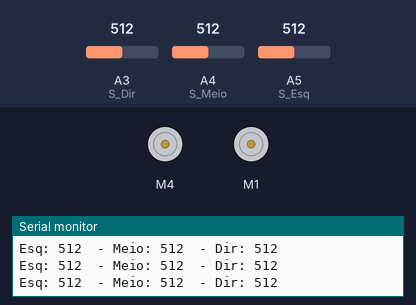
The sketch below on a simulated Arduino Uno, built with avr-gcc and run on an emulated ATmega328P. On the bench: 2 × DC motor (green arrow = forward, orange = backward, longer = faster), the last lines printed to the serial monitor. The inputs (shaded band) are chosen by the test bench; at power-on: A3 (S_Dir) = 512, A4 (S_Meio) = 512, A5 (S_Esq) = 512.

Above: at 1.2 s.
1.3 s: A3 (S_Dir) set to 266
4.3 s: A3 (S_Dir) set to 242
At 4.7 s:
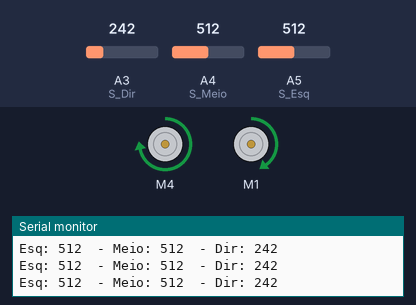
5.8 s: A4 (S_Meio) set to 270
8.8 s: A4 (S_Meio) set to 244
At 9.8 s:
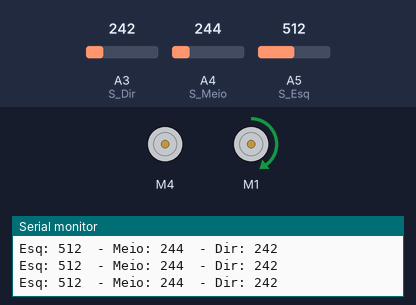
10.3 s: A5 (S_Esq) set to 126
13.3 s: A5 (S_Esq) set to 113
At 13.6 s:
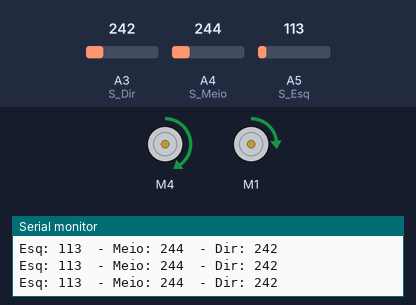
Timing chart, 0 to 15.8 s (numbered marks = the images above; inputs shaded):
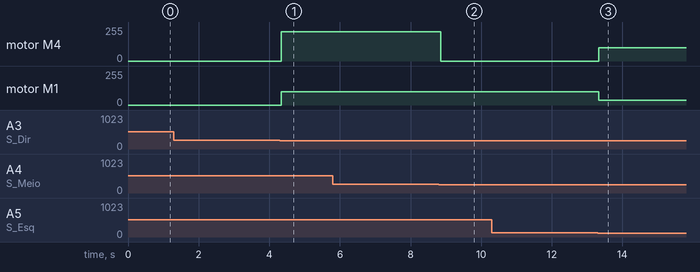

The sketch:

SeguidorDeLinha.ino
```cpp
//inclusão das bibliotecas
#include <AFMotor.h>

//Definição dos sensores
#define S_Esq 5
#define S_Meio 4
#define S_Dir 3

//Definição dos motores
AF_DCMotor Motor_Esquerda(4);
AF_DCMotor Motor_Direita(1);

//Variaveis Globais
  int Esquerda;
  int Meio;
  int Direita;
  int UltimaLeitura;
  int Contador;

void setup() {
  Serial.begin(9600);
  //Desliga os motores ao iniciar
  Motor_Esquerda.run(RELEASE);
  Motor_Direita.run(RELEASE);
  UltimaLeitura = 0;
  Contador = 0;
}

void TudoParaEsquerda(){
  Motor_Direita.setSpeed(100);    //Define velocidade máxima para o motor da direita
  Motor_Direita.run(FORWARD);     //Gira o motor no sentido horário
  Motor_Esquerda.run(RELEASE);    //Desliga o motor da esquerda
}

void TudoParaDireita(){
  Motor_Esquerda.setSpeed(100);   //Define velocidade máxima para o motor da esquerda
  Motor_Esquerda.run(FORWARD);    //Gira o motor no sentido horário
  Motor_Direita.run(RELEASE);     //Desliga o motor da direita
}

void ViraParaEsquerda(int dir, int esq){
  int dif = (dir - esq)/2;
  Motor_Esquerda.setSpeed(100);
  Motor_Direita.setSpeed(100 - dif);
  Motor_Esquerda.run(FORWARD);
  Motor_Direita.run(FORWARD);
}

void ViraParaDireita(int esq, int dir){
  int dif = (esq - dir)/2;
  Motor_Esquerda.setSpeed(100 - dif);
  Motor_Direita.setSpeed(100);
  Motor_Esquerda.run(FORWARD);
  Motor_Direita.run(FORWARD);
}

void ProcuraLinha(){
  Contador = 0;
  if(UltimaLeitura == 1){
    do{
      Motor_Direita.setSpeed(100);
      Motor_Esquerda.setSpeed(100);
      Motor_Direita.run(FORWARD);
      Motor_Esquerda.run(BACKWARD);
      if(S_Esq > 500 || S_Meio > 500 || S_Dir > 500){
        break;
      }
      Contador++;
    }while(Contador <= 10000);
  }
  else if(UltimaLeitura == -1){
    do{
      Motor_Direita.setSpeed(100);
      Motor_Esquerda.setSpeed(100);
      Motor_Direita.run(BACKWARD);
      Motor_Esquerda.run(FORWARD);
      if(S_Esq > 500 || S_Meio > 500 || S_Dir > 500){
        break;
      }
      Contador++;
    }while(Contador <= 10000);
  }
  else{
    do{
      Motor_Direita.setSpeed(100);
      Motor_Esquerda.setSpeed(100);
      Motor_Direita.run(BACKWARD);
      Motor_Esquerda.run(FORWARD);
      if(S_Esq > 500 || S_Meio > 500 || S_Dir > 500){
        break;
      }
      Contador++;
    }while(Contador <= 10000);
  }
}

void loop() {
  Esquerda = analogRead(S_Esq);
  Meio = analogRead(S_Meio);
  Direita = analogRead(S_Dir);
  Serial.print("Esq: ");
  Serial.print(Esquerda);
  Serial.print("  - Meio: ");
  Serial.print(Meio);
  Serial.print("  - Dir: ");
  Serial.println(Direita);

  if(Meio > Direita * 3 && Meio > Esquerda * 3){
    UltimaLeitura = 0;
    Motor_Esquerda.setSpeed(100);
    Motor_Direita.setSpeed(100);
    Motor_Esquerda.run(FORWARD);
    Motor_Direita.run(FORWARD);
  }
  else if(Meio * 2 < Direita){
    UltimaLeitura = 1;
    TudoParaDireita();
  }
  else if(Meio * 2 < Esquerda){
    UltimaLeitura = -1;
    TudoParaEsquerda();
  }
  else if(Direita > Esquerda * 2){
     UltimaLeitura = -1;
     ViraParaEsquerda(Direita, Esquerda);
  }
  else if(Esquerda > Direita * 2){
    UltimaLeitura = 1;
    ViraParaDireita(Esquerda, Direita);
  }
  else if (Meio < 500){
    //Caso o robô se perca
    //Motor_Esquerda.run(RELEASE);
    //Motor_Direita.run(RELEASE);
    //ProcuraLinha();
  }
  delay(10);
}
```

Measured:
- the behaviour switches between 256 and 255 on A3 (S_Dir) (found by bisection; images 0 and 1)
- the behaviour switches between 256 and 255 on A4 (S_Meio) (found by bisection; images 1 and 2)
- the behaviour switches between 121 and 120 on A5 (S_Esq) (found by bisection; images 2 and 3)
- after the input at 4.3 s, motor M4: stopped → forward 221/255 at once; motor M1: stopped → forward 100/255 at once
- after the input at 8.8 s, motor M4: forward 221/255 → stopped after 0.05 s
- after the input at 13.3 s, motor M4: stopped → forward 100/255 at once; motor M1: forward 100/255 → forward 36/255 at once
